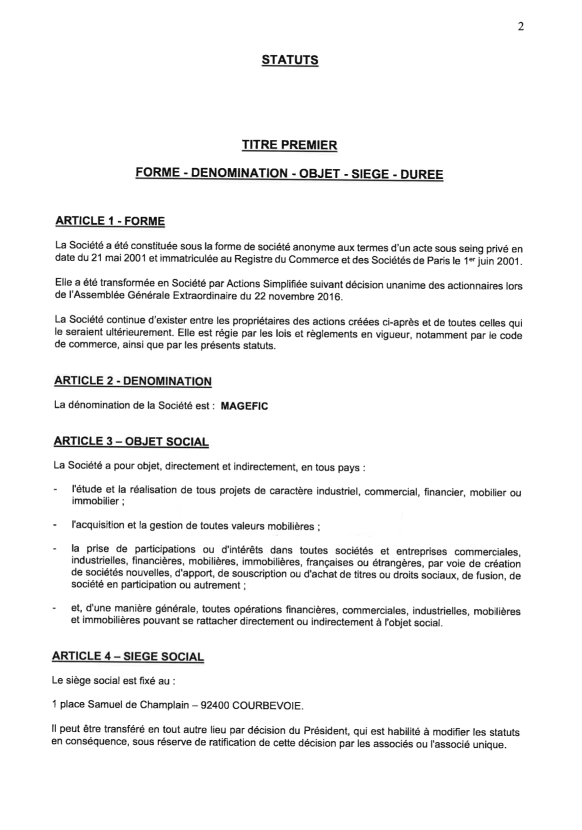
#> input picture data/page_01.jpg, 1164 x 1660 px (shown at 1/2 size)
$ python script.py
#> lines starting #> are read from the running program, lines starting #| are printed output that depends on the picture; after the words box and inside, x2 and y2 are one past the last pixel; in counts of white or black regions, pixels touching at a corner belong together
import cv2


image_file = "data/page_01.jpg"
img = cv2.imread(image_file)
#> img is the input picture: shape (1660, 1164, 3); min 0, max 255, mean 242.7

def remove_borders(img):
    contours,hierarchy = cv2.findContours(img,cv2.RETR_EXTERNAL,cv2.CHAIN_APPROX_SIMPLE)
    cntsSorted = sorted(contours, key=lambda x: cv2.contourArea(x))
    cnt = cntsSorted[-1]
    print (len(contours))
    x,y,w,h = cv2.boundingRect(cnt)
    crop = img[y:y+h,x:x+w]
    return (crop)

inverted_image = cv2.bitwise_not(img)
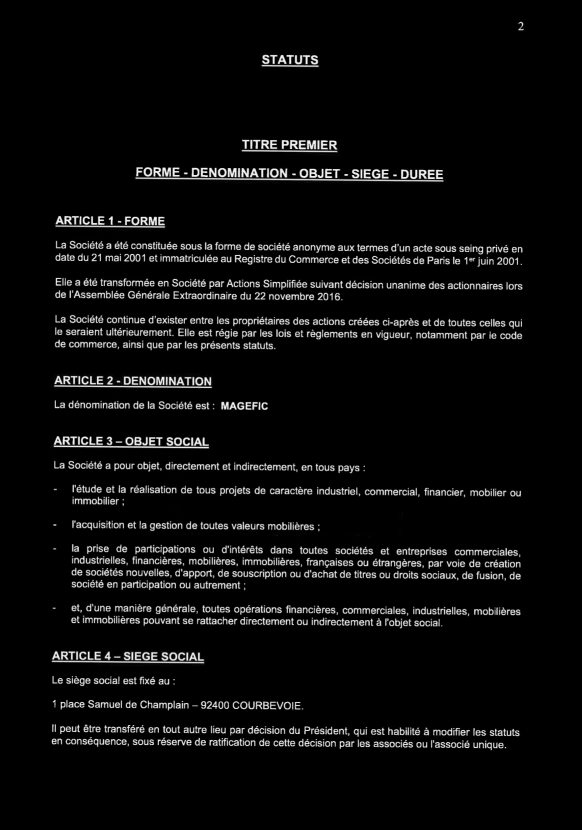
#> inverted_image: shape (1660, 1164, 3) (shown at 1/2 size); min 0, max 255, mean 12.3
cv2.imwrite("temp/inverted.jpg", inverted_image)

# display("temp/inverted.jpg")

def grayscale(image):
    return cv2.cvtColor(image, cv2.COLOR_BGR2GRAY)

gray_image = grayscale(img)
cv2.imwrite("temp/gray.jpg", gray_image)

thresh, im_bw = cv2.threshold(gray_image, 210, 230, cv2.THRESH_BINARY)
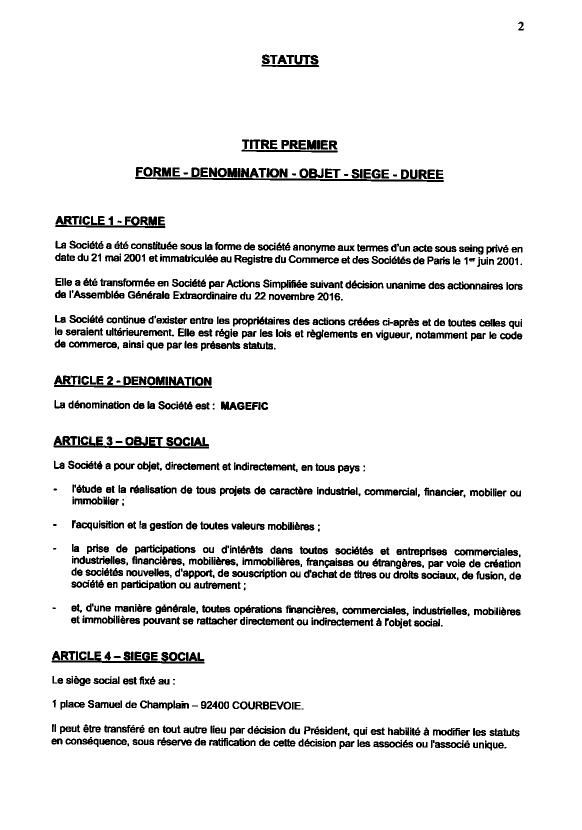
#> im_bw: shape (1660, 1164) (shown at 1/2 size); values 0 (black) and 230 (white), 92.3% white; 1087 black regions (166 under 20 px), largest, box (x1, y1, x2, y2) and area: (107, 872, 418, 897) 2717, (270, 354, 888, 364) 2363, (103, 1303, 409, 1327) 1938
cv2.imwrite("temp/bw_image.jpg", im_bw)


def noise_removal(image):
    import numpy as np
    kernel = np.ones((1, 1), np.uint8)
    image = cv2.dilate(image, kernel, iterations=1)
    kernel = np.ones((1, 1), np.uint8)
    image = cv2.erode(image, kernel, iterations=1)
    image = cv2.morphologyEx(image, cv2.MORPH_CLOSE, kernel)
    image = cv2.medianBlur(image, 3)
    return (image)

no_noise = noise_removal(im_bw)
#> in noise_removal, `image = cv2.medianBlur(image, 3)`: image: shape (1660, 1164); values 0 (black) and 230 (white), 92% white; 477 black regions (73 under 20 px), largest, box (x1, y1, x2, y2) and area: (270, 334, 888, 364) 6179, (107, 872, 418, 897) 4427, (103, 1302, 409, 1327) 4364
cv2.imwrite("temp/no_noise.jpg", no_noise)

def thin_font(image):
    import numpy as np
    image = cv2.bitwise_not(image)
    kernel = np.ones((2,2),np.uint8)
    image = cv2.erode(image, kernel, iterations=1)
    image = cv2.bitwise_not(image)
    return (image)

eroded_image = thin_font(no_noise)
#> in thin_font, `image = cv2.erode(image, kernel, iterations=1)`: image: shape (1660, 1164); values 25 (black) and 255 (white), 5.7% white; 518 white regions (87 under 20 px), largest, box (x1, y1, x2, y2) and area: (271, 335, 888, 364) 4653, (108, 873, 418, 897) 3515, (104, 1303, 409, 1327) 3428
cv2.imwrite("temp/eroded_image.jpg", eroded_image)

def thick_font(image):
    import numpy as np
    image = cv2.bitwise_not(image)
    kernel = np.ones((2,2),np.uint8)
    image = cv2.dilate(image, kernel, iterations=1)
    image = cv2.bitwise_not(image)
    return (image)

dilated_image = thick_font(no_noise)
#> in thick_font, `image = cv2.dilate(image, kernel, iterations=1)`: image: shape (1660, 1164); values 25 (black) and 255 (white), 10.2% white; 423 white regions (32 under 20 px), largest, box (x1, y1, x2, y2) and area: (270, 334, 889, 365) 7781, (107, 872, 419, 898) 5299, (103, 1302, 410, 1328) 5263
cv2.imwrite("temp/dilated_image.jpg", dilated_image)

new = cv2.imread("data/page_01_rotated.JPG")
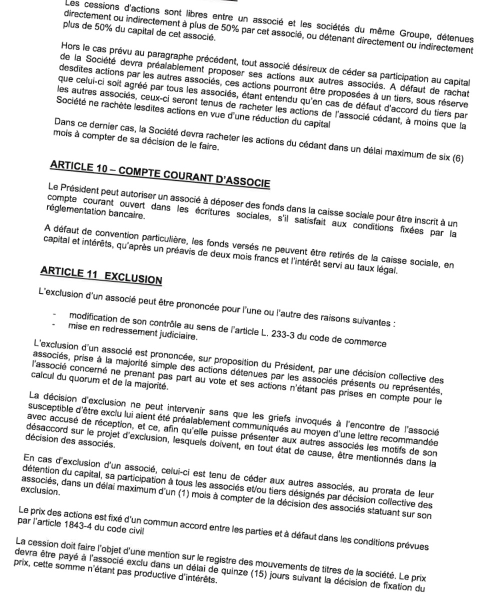
#> input picture data/page_01_rotated.jpg, 983 x 1207 px, found by its file name (shown at 1/2 size)
#> new is the input picture: shape (1207, 983, 3); mean B, G, R 232.6, 232.6, 232.6
# display("data/page_01_rotated.JPG")

#https://becominghuman.ai/how-to-automatically-deskew-straighten-a-text-image-using-opencv-a0c30aed83df
import numpy as np

def getSkewAngle(cvImage) -> float:
    # Prep image, copy, convert to gray scale, blur, and threshold
    newImage = cvImage.copy()
    gray = cv2.cvtColor(newImage, cv2.COLOR_BGR2GRAY)
    blur = cv2.GaussianBlur(gray, (9, 9), 0)
    thresh = cv2.threshold(blur, 0, 255, cv2.THRESH_BINARY_INV + cv2.THRESH_OTSU)[1]

    # Apply dilate to merge text into meaningful lines/paragraphs.
    # Use larger kernel on X axis to merge characters into single line, cancelling out any spaces.
    # But use smaller kernel on Y axis to separate between different blocks of text
    kernel = cv2.getStructuringElement(cv2.MORPH_RECT, (30, 5))
    dilate = cv2.dilate(thresh, kernel, iterations=2)

    # Find all contours
    contours, hierarchy = cv2.findContours(dilate, cv2.RETR_LIST, cv2.CHAIN_APPROX_SIMPLE)
    contours = sorted(contours, key = cv2.contourArea, reverse = True)
    for c in contours:
        rect = cv2.boundingRect(c)
        x,y,w,h = rect
        cv2.rectangle(newImage,(x,y),(x+w,y+h),(0,255,0),2)

    # Find largest contour and surround in min area box
    largestContour = contours[0]
    print (len(contours))
    minAreaRect = cv2.minAreaRect(largestContour)
    cv2.imwrite("temp/boxes.jpg", newImage)
    # Determine the angle. Convert it to the value that was originally used to obtain skewed image
    angle = minAreaRect[-1]
    if angle < -45:
        angle = 90 + angle
    return -1.0 * angle
# Rotate the image around its center
def rotateImage(cvImage, angle: float):
    newImage = cvImage.copy()
    (h, w) = newImage.shape[:2]
    center = (w // 2, h // 2)
    M = cv2.getRotationMatrix2D(center, angle, 1.0)
    newImage = cv2.warpAffine(newImage, M, (w, h), flags=cv2.INTER_CUBIC, borderMode=cv2.BORDER_REPLICATE)
    return newImage

# Deskew image
def deskew(cvImage):
    angle = getSkewAngle(cvImage)
#> in getSkewAngle, `thresh = cv2.threshold(blur, 0, 255, cv2.THRESH_BINARY_INV + cv2.THRES..`: thresh: shape (1207, 983); 21% white; 520 white regions (3 under 20 px), largest, box (x1, y1, x2, y2) and area: (99, 319, 541, 380) 7895, (80, 531, 325, 574) 4278, (93, 408, 212, 431) 1347
#> in getSkewAngle, `dilate = cv2.dilate(thresh, kernel, iterations=2)`:
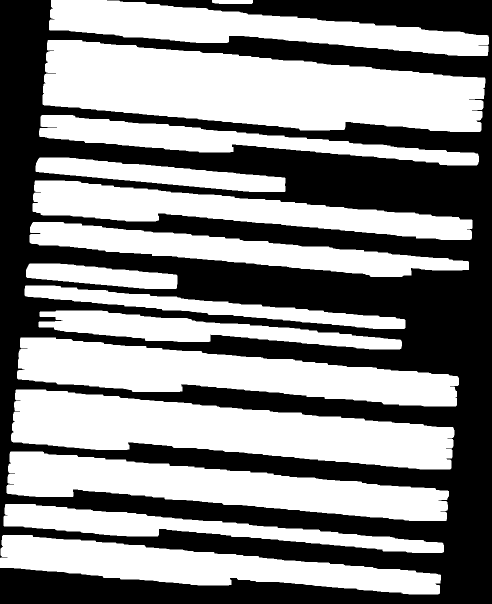
#> dilate: shape (1207, 983) (shown at 1/2 size); 53.5% white; 1 black region
#> in getSkewAngle, `contours, hierarchy = cv2.findContours(dilate, cv2.RETR_LIST, cv2.CHAI..`: contours = 15 contours; largest, box (x1, y1, x2, y2) and area: (85, 80, 971, 264) 110500, (22, 779, 909, 939) 81308, (34, 675, 918, 813) 64826, (13, 903, 898, 1042) 60623, (0, 1070, 882, 1189) 49492
#> the loop in getSkewAngle, `for c in contours:` made 15 passes
#> (x, y, w, h) on passes 1 to 12: (85, 80, 886, 184), (22, 779, 887, 160), (34, 675, 884, 138), (13, 903, 885, 139), (0, 1070, 882, 119), (98, 0, 880, 112), (65, 361, 880, 119), (59, 444, 879, 110), (78, 230, 880, 101), (7, 1008, 881, 98), (77, 621, 727, 78), (49, 571, 762, 87)
#> after the loop in getSkewAngle, `for c in contours:`:
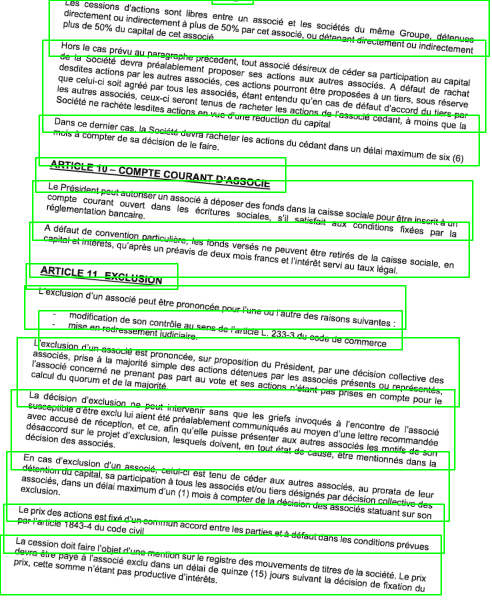
#> newImage: shape (1207, 983, 3) (shown at 1/2 size); 6.33% of pixels changed, all inside (x1, y1, x2, y2) = (0, 0, 980, 1191)
#> in getSkewAngle, `largestContour = contours[0]`: largestContour = contour of 362 points, box (x1, y1, x2, y2) (85, 80, 971, 264), area 110500
#| 15
#> in getSkewAngle, `minAreaRect = cv2.minAreaRect(largestContour)`: minAreaRect = ((527, 183.4), (139, 880.5), -84.68)
#> in getSkewAngle, `angle = minAreaRect[-1]`: angle = -84.68
#> in getSkewAngle, `angle = 90 + angle`: angle = 5.32
    return rotateImage(cvImage, -1.0 * angle)

fixed = deskew(new)
#> in deskew, `angle = getSkewAngle(cvImage)`: angle = -5.32
#> in rotateImage, `M = cv2.getRotationMatrix2D(center, angle, 1.0)`: M = [[0.996, 0.0928, -53.82], [-0.0928, 0.996, 48.15]]
#> in rotateImage, `newImage = cv2.warpAffine(newImage, M, (w, h), flags=cv2.INTER_CUBIC, ..`:
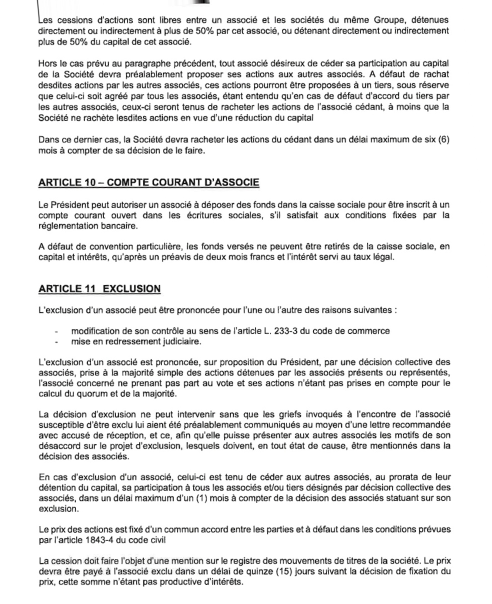
#> newImage: shape (1207, 983, 3) (shown at 1/2 size); mean B, G, R 232.4, 232.4, 232.4
cv2.imwrite("temp/rotated_fixed.jpg", fixed)

def remove_borders(image):
    contours, heiarchy = cv2.findContours(image, cv2.RETR_EXTERNAL, cv2.CHAIN_APPROX_SIMPLE)
    cntsSorted = sorted(contours, key=lambda x:cv2.contourArea(x))
    cnt = cntsSorted[-1]
    x, y, w, h = cv2.boundingRect(cnt)
    crop = image[y:y+h, x:x+w]
    return (crop)

no_borders = remove_borders(no_noise)
#> in remove_borders, `contours, heiarchy = cv2.findContours(image, cv2.RETR_EXTERNAL, cv2.CH..`: contours = [[[0, 0], [0, 1659], [1163, 1659], [1163, 0]]]; heiarchy = [[-1, -1, -1, -1]]
#> in remove_borders, `cntsSorted = sorted(contours, key=lambda x:cv2.contourArea(x))`: cntsSorted = [[[0, 0], [0, 1659], [1163, 1659], [1163, 0]]]
#> in remove_borders, `cnt = cntsSorted[-1]`: cnt = [[0, 0], [0, 1659], [1163, 1659], [1163, 0]]
#> in remove_borders, `x, y, w, h = cv2.boundingRect(cnt)`: x = 0; w = 1164; h = 1660
cv2.imwrite("temp/no_borders.jpg", no_borders)

color = [255, 255, 255]
top, bottom, left, right = [150]*4

image_with_border = cv2.copyMakeBorder(no_borders, top, bottom, left, right, cv2.BORDER_CONSTANT, value=color)
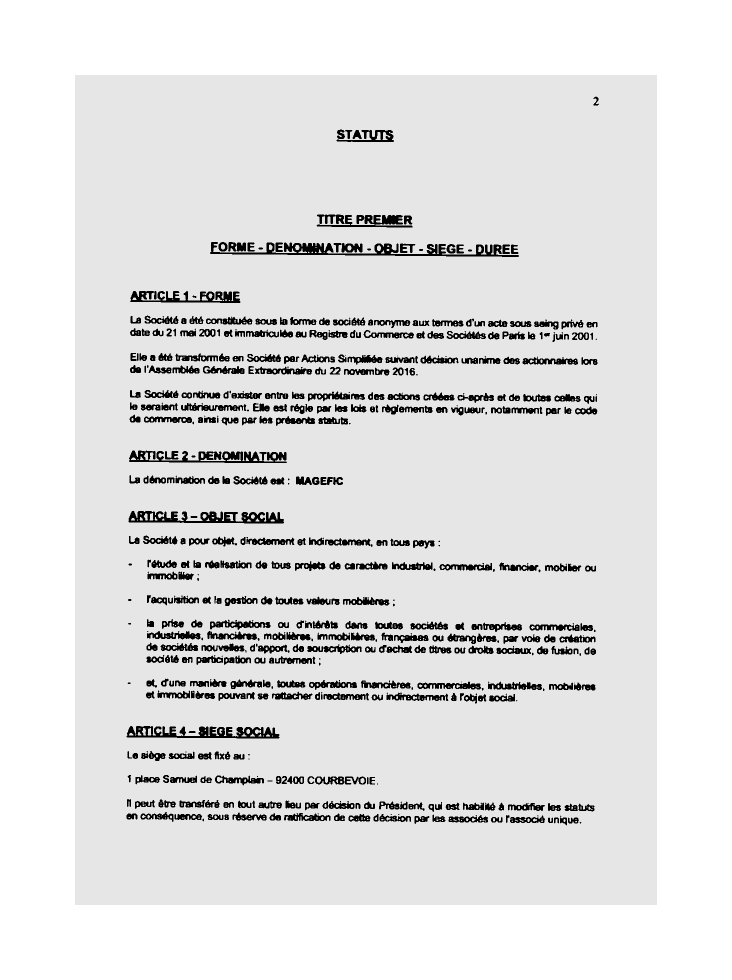
#> image_with_border: shape (1960, 1464) (shown at 1/2 size); min 0, max 255, mean 225.8
cv2.imwrite("temp/image_with_border.jpg", image_with_border)
